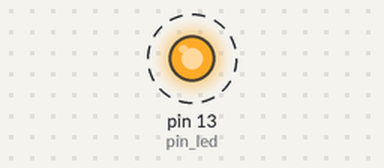
This sketch was run on a simulated Arduino Uno, built with avr-gcc and run on an emulated ATmega328P. On the bench: output pins drawn as LEDs (lit = HIGH). Dashed ring = blinking. What the sketch prints to the serial monitor is not drawn.

Above: at 1.12 s.
Timing chart, 0 to 4.0 s (numbered marks = the images above):
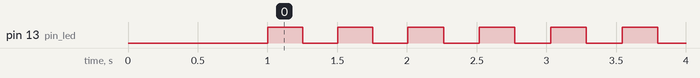

The sketch:

clock_-_blink.ino
```cpp
/*

  Monitor Master Clock from input ByteStream...

  NOT WORKING: as
    ?
    MIDI device not receiving

    TRY something with MIDI library.

*/


// define I/O pins
int pin_sensor   = 10;
int pin_led      = 13;


// define basic clock MESSAGE Bytes:
byte midi_start     = 0xfa;
byte midi_stop      = 0xfc;
byte midi_clock     = 0xf8;
byte midi_continue  = 0xfb;

// initlize MIDI control variables

// define timing variables
int baud = 31250;


unsigned int bpm = 120;

unsigned int n_ppQ = 24;              // "frames" or "pulses" per "Beat"

//unsigned long ms_tB = 1000;            // time period of beat
unsigned long ms_tB   = 60*1000 / bpm;
unsigned long ms_tP = ms_tB / n_ppQ;   // time period per "frame"/"pulse"

int i_pulse = 0;

unsigned long ms_prev = 0;
unsigned long ms_now = millis(); // start checking time.


// DEFINE Functions:
int syncPulseHandler(int i){

  // send midi CLOCK TICK
  Serial.write(midi_clock);

  // HANDLE index of pulse w/in Quarter note BEAT
  if(i < n_ppQ / 2){
    //light high
    digitalWrite(pin_led, HIGH);

  }else{
    //light low
    digitalWrite(pin_led, LOW);
  }
  i++;    // iterate and reset:
  if(i > n_ppQ-1){
    i = 0;
  }

  return i;
}


// SETUP
void setup() { // put your setup code here, to run once:
  pinMode(pin_sensor, INPUT);
  pinMode(pin_sensor, OUTPUT);
  pinMode(pin_led, OUTPUT);
  Serial.begin(baud); // MIDI baud rate for 24 PPQ

  delay(500);
  Serial.write(midi_stop);
  delay(500);
  Serial.write(midi_start);

}


// MAIN LOOP
void loop() {
   // track time and react
  ms_now = millis();

  if(ms_now - ms_prev > ms_tP){
    ms_prev = ms_now;

   i_pulse = syncPulseHandler( i_pulse );
  }

}// end MAIN Loop
```

Measured:
- by itself, pin 13 (pin_led): alternates HIGH for 0.26 s and LOW for 0.26 s
